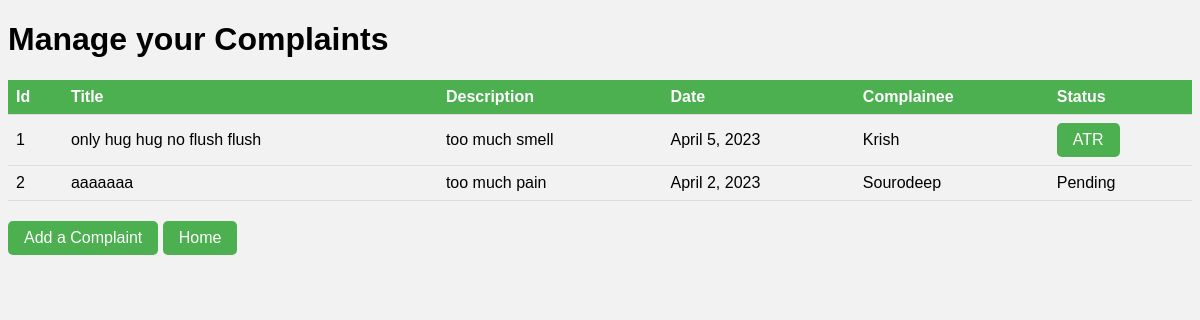
Page /home/complaints (signed in) on the committed database.
### main/models.py (models this page shows)
class Complaint(models.Model):
    complaintregister = models.ForeignKey(ComplaintRegister, on_delete = models.CASCADE, related_name = "r_complaints")
    student = models.ForeignKey(Student, on_delete = models.CASCADE, related_name = "s_complaints")
    title = models.CharField(max_length = 100)
    description = models.TextField()
    date = models.DateField()
    nameagainst = models.CharField(max_length = 100)
    status = models.CharField(max_length = 100, default = "Pending")

### main/views.py (the view)
# urls.py: path("home/complaints", views.complaints, name = "complaints-student"),
@login_required(login_url = "main-login")
def complaints(request):
    complaints = request.user.student.s_complaints.all()
    return render(request, "complaints.html", {'complaints': complaints})

### main/templates/complaints.html (shortened to what this page needs)
<!DOCTYPE html>
<html lang="en">
<head>
</head>
<body>
    <h1>Manage your Complaints</h1>
    <table>
        <thead>
          <tr>
            <th>Id</th>
            <th>Title</th>
            <th>Description</th>
            <th>Date</th>
            <th>Complainee</th>
            <th>Status</th>
          </tr>
        </thead>
        <tbody>
          {% for complaint in complaints %}
            <tr>
              <td>{{ complaint.id }}</td>
              <td>{{ complaint.title }}</td>
              <td>{{ complaint.description }}</td>
                <td>{{ complaint.date }}</td>
                <td>{{ complaint.nameagainst }}</td>
                {% if complaint.status == 'Pending' %}
                <td>{{ complaint.status }}</td>
                {% else %}
                <td><a href="{% url 'getATRreport' complaint.pk %}">ATR</a></td>
                {% endif %}
            </tr>
          {% endfor %}
        </tbody>
      </table>
    <a href="{% url 'newcomplaints-student' %}">Add a Complaint </a>
    <a href="{% url 'index' %}">Home </a>
</body>
</html>

### main/templates/complaints.html (style rules this page uses)
body { background-color: #f2f2f2; font-family: Arial, sans-serif; }
table { border-collapse: collapse; width: 100%; margin-bottom: 20px; }
th, td { text-align: left; padding: 8px; border-bottom: 1px solid #ddd; }
th { background-color: #4CAF50; color: white; }
a { display: inline-block; background-color: #4CAF50; color: white; padding: 8px 16px; text-decoration: none; border-radius: 5px; }

### rows in the picture
Complaint: id "1", title "only hug hug no flush flush", description "too much smell", date "April 5, 2023", nameagainst "Krish", status "ATR"
Complaint: id "2", title "aaaaaaa", description "too much pain", date "April 2, 2023", nameagainst "Sourodeep", status "Pending"
